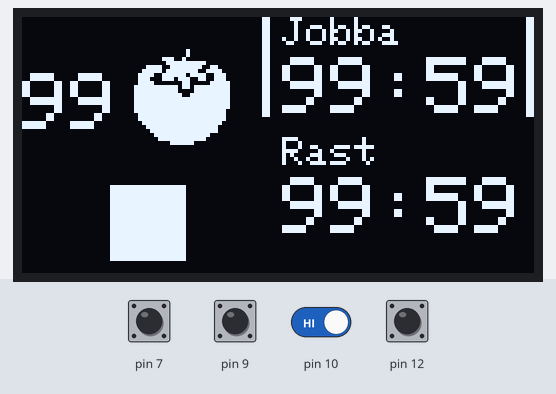
The sketch below on a simulated Arduino Uno, built with avr-gcc and run on an emulated ATmega328P. On the bench: 128×64 one-colour display. Inputs (shaded band) come from the test bench; at power-on: pin 7, pin 9, pin 10, pin 12 HIGH. What the sketch prints to the serial monitor is not drawn.

Above: at 1.2 s.
1.3 s: pin 12 pulled LOW for 0.15 s
At 3.8 s:
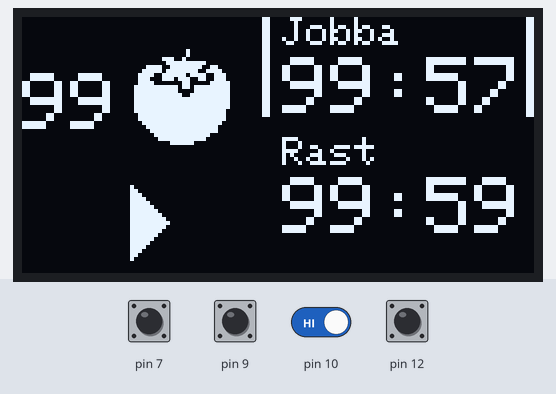
4.4 s: pin 12 pulled LOW for 1 s
At 5.8 s:
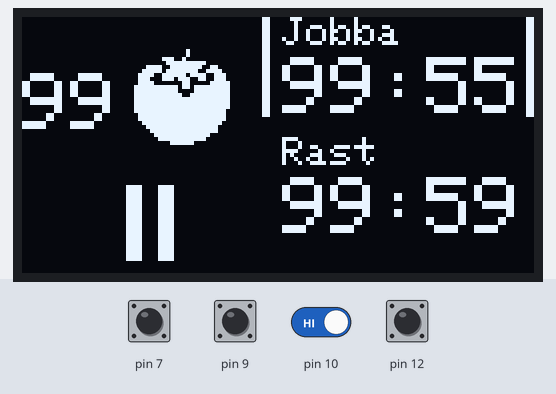
6.9 s: pin 12 pulled LOW for 0.15 s
At 9.7 s:
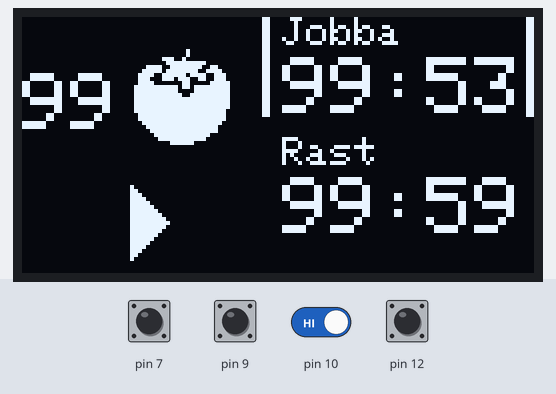
10.0 s: pin 10 driven LOW and pin 12 driven LOW
At 11.7 s:
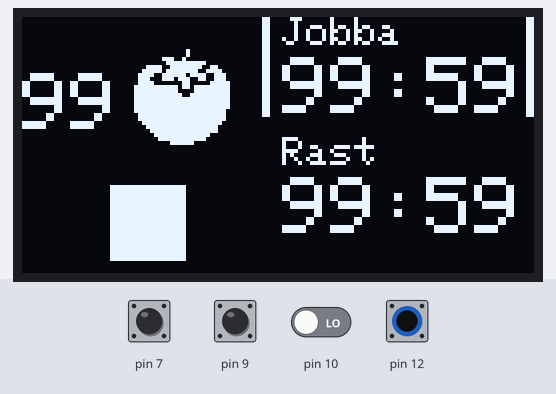
12.5 s: pin 7 pulled LOW for 0.15 s
At 13.8 s:
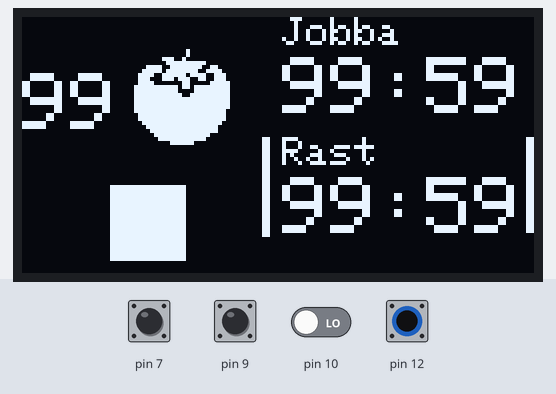
14.2 s: pin 9 pulled LOW for 0.15 s
At 14.7 s:
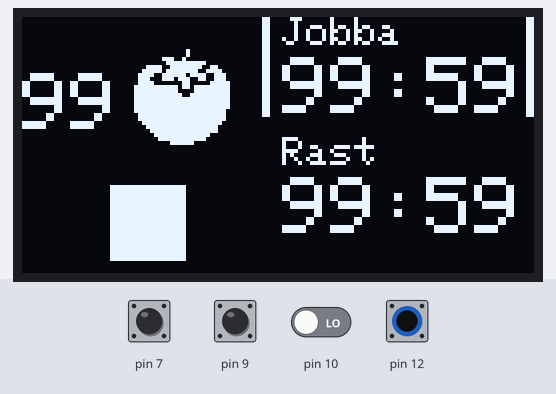
Timing chart, 0 to 16.8 s (numbered marks = the images above; inputs shaded):
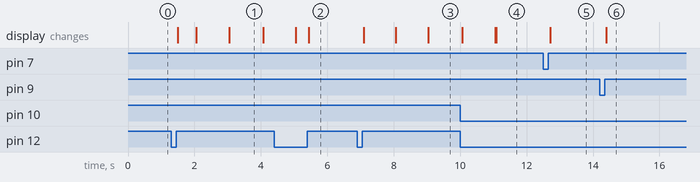

The sketch:

pomo.ino
```cpp
#include <SPI.h>
#include <Wire.h>
#include <Adafruit_GFX.h>
#include <Adafruit_SSD1306.h>
#include <EEPROM.h>
#include <JC_Button.h>

#include "icons.h"

/**
 * TODO:
 *  - Programmera buzzer-alarm
 */

#define DISABLE_SOUND
/* #define DISABLE_TOMATOES */
#define DEBUG_OUTPUT

#ifndef DISABLE_TOMATOES
#include "tomat.h"
#endif

#ifndef DISABLE_SOUND
#include "notes.h"

#define N_NOTES
uint16_t melody[N_NOTES] = {

  NOTE_C4, NOTE_G3, NOTE_G3, NOTE_A3, NOTE_G3, NO_NOTE, NOTE_B3, NOTE_C4
};

// note durations: 4 = quarter note, 8 = eighth note, etc.:
char noteDurations[N_NOTES] = {

  4, 8, 8, 4, 4, 4, 4, 4
};

int note_index;

#endif

#define SCREEN_WIDTH 128 // OLED display width, in pixels
#define SCREEN_HEIGHT 64 // OLED display height, in pixels
Adafruit_SSD1306 display(SCREEN_WIDTH, SCREEN_HEIGHT);

const int BUTTON_LONG_PRESS_TIME_MS = 1000;
enum class ButtonEvent {
    NoEvent,
    ShortPressed,
    LongPressed
};

class MyButton {
public:
    MyButton(int pin) : long_pressed(false), button(pin) {}
    void begin() { button.begin(); }

    ButtonEvent process() {
        button.read();

        ButtonEvent button_event = ButtonEvent::NoEvent;
        if(button.pressedFor(BUTTON_LONG_PRESS_TIME_MS)) {
            if(!long_pressed) {
                button_event = ButtonEvent::LongPressed;
                long_pressed = true;
            }
        }
        if(button.wasReleased()) {
            if(!long_pressed) {
                button_event = ButtonEvent::ShortPressed;
            }
            long_pressed = false;
        }
        return button_event;
    }
private:
    bool long_pressed;
    Button button;
};

MyButton setup_button(10);
MyButton playpause_button(12);
MyButton plus_button(9);
MyButton minus_button(7);

#define BUZZER_PIN 2

#define TOMATO_COUNTER_MAX 99
#define TIME_MIN_MAX 99
#define TIME_SEC_MAX 59
#define EADDR_TOMATO_COUNTER      0
#define EADDR_REST_SETUP_TIME_MIN 1
#define EADDR_REST_SETUP_TIME_SEC 2
#define EADDR_WORK_SETUP_TIME_MIN 3
#define EADDR_WORK_SETUP_TIME_SEC 4

enum class InputEvent {
    NoEvent,
    SetupShortPress,
    SetupLongPress,
    PlayPauseShortPress,
    PlayPauseLongPress,
    PlusShortPress,
    PlusLongPress,
    MinusShortPress,
    MinusLongPress,
};

enum class State {
    Idle,
    Running,
    Paused,
    Ringing,
    Setup
};

struct Time {
    int8_t min, sec;
    static Time from_seconds(int16_t sec) {
        return {sec/60, sec%60};
    }
    int16_t to_seconds() const {
        return int16_t(min)*60 + sec;
    }
};

enum class TimerType {
    Work,
    Rest
};

uint32_t now() {
    return millis()/1000;
}

State state = State::Idle;
InputEvent input_event = InputEvent::NoEvent;
Time rest_setup_time; // initialize from EEPROM
Time work_setup_time; // initialize from EEPROM

TimerType current_timer = TimerType::Work;

int32_t timer_seconds_left = 0;
int32_t timer_end = 0;

int8_t tomato_counter; // initialize from EEPROM

uint32_t alarm_blink_next_time = 0;
uint32_t alarm_blink_period_ms = 250;

bool display_dimmed = false;

#define SETUP_CURSORS_N_POS 4
int8_t setup_cursor_idx = -1;

void process_buttons() {
    input_event = InputEvent::NoEvent;

    auto setup_button_event = setup_button.process();
    switch(setup_button_event) {
    case ButtonEvent::LongPressed:
        input_event = InputEvent::SetupLongPress;
        break;
    case ButtonEvent::ShortPressed:
        input_event = InputEvent::SetupShortPress;
        break;
    }

    auto playpause_button_event = playpause_button.process();
    switch(playpause_button_event) {
    case ButtonEvent::LongPressed:
        input_event = InputEvent::PlayPauseLongPress;
        break;
    case ButtonEvent::ShortPressed:
        input_event = InputEvent::PlayPauseShortPress;
        break;
    }

    auto plus_button_event = plus_button.process();
    switch(plus_button_event) {
    case ButtonEvent::LongPressed:
        input_event = InputEvent::PlusLongPress;
        break;
    case ButtonEvent::ShortPressed:
        input_event = InputEvent::PlusShortPress;
        break;
    }

    auto minus_button_event = minus_button.process();
    switch(minus_button_event) {
    case ButtonEvent::LongPressed:
        input_event = InputEvent::MinusLongPress;
        break;
    case ButtonEvent::ShortPressed:
        input_event = InputEvent::MinusShortPress;
        break;
    }
}

void process_timer() {

    if(state == State::Running) {
        timer_seconds_left = timer_end - now();
    }
}

int8_t wrap(int8_t x, int8_t maxval) {
    if( x < 0) {
        x+= (maxval+1);
    } else {
        x = x % (maxval+1);
    }
    return x;
}

void handle_events() {
    if(state == State::Running) {
        if(timer_seconds_left <= 0) {
            timer_seconds_left = 0;
            state = State::Ringing;
            alarm_blink_next_time = millis() + alarm_blink_period_ms;
            if(current_timer == TimerType::Work) {
                 tomato_counter = (tomato_counter+1)%(TOMATO_COUNTER_MAX+1);
                 EEPROM.write(EADDR_TOMATO_COUNTER, tomato_counter);
            }
        } else if(input_event == InputEvent::PlayPauseShortPress) {
#ifdef DEBUG_OUTPUT
            Serial.print(F("Pausing. Timer_seconds_left: "));
            Serial.println(timer_seconds_left);
#endif
            state = State::Paused;
        } else if(input_event == InputEvent::PlayPauseLongPress) {
            state = State::Idle;
#ifdef DEBUG_OUTPUT
            Serial.println(F("Stopping. Going to Idle."));
#endif
        }
    } else if(state== State::Paused) {
        if(input_event == InputEvent::PlayPauseShortPress) {
            state = State::Running;
            timer_end = now() + timer_seconds_left;
#ifdef DEBUG_OUTPUT
            Serial.print(F("Resuming. Timer_seconds_left: "));
            Serial.print(timer_seconds_left);
            Serial.print(F(", timer_end: "));
            Serial.println(timer_end);
#endif
        } else if(input_event == InputEvent::PlayPauseLongPress) {
            state = State::Idle;
#ifdef DEBUG_OUTPUT
            Serial.println(F("Stopping. Going to Idle."));
#endif
        }
    } else if(state == State::Idle) {
        if(input_event == InputEvent::PlayPauseShortPress) {
            int16_t timer_length;
            if(current_timer == TimerType::Work) {
                timer_length = work_setup_time.to_seconds();
            } else {
                timer_length = rest_setup_time.to_seconds();
            }
            timer_seconds_left = timer_length;
            state = State::Running;
            timer_end = now() + timer_seconds_left;
#ifdef DEBUG_OUTPUT
            Serial.print(F("Starting to run. timer_seconds_left: "));
            Serial.print(timer_seconds_left);
            Serial.print(F(", timer_end: "));
            Serial.println(timer_end);
#endif
        } else if(input_event == InputEvent::PlusShortPress) {
            current_timer = current_timer==TimerType::Work ? TimerType::Rest : TimerType::Work;
#ifdef DEBUG_OUTPUT
            Serial.print(F("Switching timer to "));
            Serial.println(current_timer==TimerType::Work ? F("Work") : F("Rest"));
#endif
        } else if(input_event == InputEvent::MinusShortPress) {
            current_timer = current_timer==TimerType::Work ? TimerType::Rest : TimerType::Work;
#ifdef DEBUG_OUTPUT
            Serial.print(F("Switching timer to "));
            Serial.println(current_timer==TimerType::Work ? F("Work") : F("Rest"));
#endif
        } else if(input_event == InputEvent::SetupLongPress) {
#ifdef DEBUG_OUTPUT
            Serial.println(F("Switching to Setup state"));
#endif
            setup_cursor_idx = 0;
            state = State::Setup;
        } else if(input_event == InputEvent::MinusLongPress) {
#ifdef DEBUG_OUTPUT
            Serial.println(F("Clearing tomato counter"));
#endif
            tomato_counter = 0;
            EEPROM.write(EADDR_TOMATO_COUNTER, tomato_counter);
        }
    } else if(state == State::Ringing) {
        if(input_event != InputEvent::NoEvent) {
            state = State::Idle;
            current_timer = current_timer==TimerType::Work ? TimerType::Rest : TimerType::Work;
#ifdef DEBUG_OUTPUT
            Serial.println(F("Leaving ringing to Idle"));
#endif
        }
    } else if(state == State::Setup) {
        if(input_event==InputEvent::SetupLongPress) {
            state = State::Idle;
            setup_cursor_idx = -1;
#ifdef DEBUG_OUTPUT
            Serial.println(F("Going back to Idle from Setup"));
#endif
        } else if(input_event==InputEvent::SetupShortPress) {
            setup_cursor_idx = (setup_cursor_idx+1)%SETUP_CURSORS_N_POS;
#ifdef DEBUG_OUTPUT
            Serial.println(F("Advancing cursor."));
#endif
        } else if(input_event==InputEvent::MinusShortPress) {
#ifdef DEBUG_OUTPUT
            Serial.print(F("Decrementing entry "));
            Serial.println(setup_cursor_idx);
#endif
            switch(setup_cursor_idx) {
            case 0:
                work_setup_time.min = wrap(work_setup_time.min-1,TIME_MIN_MAX);
                EEPROM.write(EADDR_WORK_SETUP_TIME_MIN, work_setup_time.min);
                break;
            case 1:
                work_setup_time.sec = wrap(work_setup_time.sec-1, TIME_SEC_MAX);
                EEPROM.write(EADDR_WORK_SETUP_TIME_SEC, work_setup_time.sec);
                break;
            case 2:
                rest_setup_time.min = wrap(rest_setup_time.min-1, TIME_MIN_MAX);
                EEPROM.write(EADDR_REST_SETUP_TIME_MIN, rest_setup_time.min);
                break;
            case 3:
                rest_setup_time.sec = wrap(rest_setup_time.sec-1, TIME_SEC_MAX);
                EEPROM.write(EADDR_REST_SETUP_TIME_SEC, rest_setup_time.sec);
                break;
            }
        } else if(input_event==InputEvent::PlusShortPress) {
#ifdef DEBUG_OUTPUT
            Serial.print(F("Incrementing entry "));
            Serial.println(setup_cursor_idx);
#endif
            switch(setup_cursor_idx) {
            case 0:
                work_setup_time.min = wrap(work_setup_time.min+1, TIME_MIN_MAX);
                EEPROM.write(EADDR_WORK_SETUP_TIME_MIN, work_setup_time.min);
                break;
            case 1:
                work_setup_time.sec = wrap(work_setup_time.sec+1, TIME_SEC_MAX);
                EEPROM.write(EADDR_WORK_SETUP_TIME_SEC, work_setup_time.sec);
                break;
            case 2:
                rest_setup_time.min = wrap(rest_setup_time.min+1, TIME_MIN_MAX);
                EEPROM.write(EADDR_REST_SETUP_TIME_MIN, rest_setup_time.min);
                break;
            case 3:
                rest_setup_time.sec = wrap(rest_setup_time.sec+1, TIME_SEC_MAX);
                EEPROM.write(EADDR_REST_SETUP_TIME_SEC, rest_setup_time.sec);
                break;
            }
        }
    }
}

void process_alarm() {
    if(state == State::Ringing) {
        uint32_t now = millis();
        if(now > alarm_blink_next_time) {
            display_dimmed = !display_dimmed;
            alarm_blink_next_time = now + alarm_blink_period_ms;
        }

    }
}

void display_text(const char *txt, int8_t row, int8_t col, bool inverse=false, int8_t size=1) {
    display.setTextSize(size);
    if(!inverse) {
        display.setTextColor(SSD1306_WHITE, SSD1306_BLACK);
    } else {
        display.setTextColor(SSD1306_BLACK, SSD1306_WHITE);
    }
    display.setCursor(col,row);
    display.println(txt);
}

void display_time(Time t, int8_t row, int8_t col, bool m_inv, bool s_inv, int8_t size=1) {

    display.setTextSize(size);
    display.setCursor(col,row);
    if(m_inv) {
        display.setTextColor(SSD1306_BLACK, SSD1306_WHITE);
    } else {
        display.setTextColor(SSD1306_WHITE, SSD1306_BLACK);
    }
    if(t.min < 10) {
        display.print("0");
    }
    display.print(t.min);

    if(m_inv) {
        display.setTextColor(SSD1306_WHITE, SSD1306_BLACK);
    }
    display.print(":");

    if(s_inv) {
        display.setTextColor(SSD1306_BLACK, SSD1306_WHITE);
    }
    if(t.sec < 10) {
        display.print("0");
    }
    display.print(t.sec);
}

void update_display() {

    display.clearDisplay();

    display.dim(state==State::Ringing && display_dimmed);

// draw tomato
#ifndef DISABLE_TOMATOES
    /* display.fillSquareCircle(25, 25, 12, SSD1306_WHITE); */
    display.drawBitmap(28, 8, tomato_bmp_data, tomato_bmp_width, tomato_bmp_height, SSD1306_WHITE);
#endif

    char buf[6];
    sprintf(buf, "%2d", tomato_counter);
    display_text(buf, 14, 0, false, 2);

    display_text("Jobba", 0, 65);

    Time work_time;
    if((state == State::Running || state == State::Paused || state == State::Ringing) && current_timer == TimerType::Work) {
        work_time = Time::from_seconds(timer_seconds_left);
    } else {
        work_time = work_setup_time;
    }

    display_time(work_time, 10, 65, setup_cursor_idx==0, setup_cursor_idx==1, 2);

    display_text("Rast", 30, 65);

    Time rest_time;
    if((state == State::Running || state == State::Paused || state == State::Ringing) && current_timer == TimerType::Rest) {
        rest_time = Time::from_seconds(timer_seconds_left);
    } else {
        rest_time = rest_setup_time;
    }
    display_time(rest_time, 30+10, 65, setup_cursor_idx==2, setup_cursor_idx==3, 2);

    // Draw indicator lines
    int8_t timer_indicator_col = 60;
    int8_t timer_indicator_row = (current_timer == TimerType::Work ? 0 : 30);

    display.fillRect(timer_indicator_col, timer_indicator_row, 2, 25, SSD1306_WHITE);
    display.fillRect(timer_indicator_col+66, timer_indicator_row, 2, 25, SSD1306_WHITE);

    int8_t state_indicator_col = 22;
    int8_t state_indicator_row = 42;
    int8_t state_indicator_size = 19;

    switch(state) {
    case State::Idle:
        display.fillRect(state_indicator_col, state_indicator_row, state_indicator_size,state_indicator_size, SSD1306_WHITE);
        break;
    case State::Paused:
        display.fillRect(state_indicator_col+4, state_indicator_row, 4, state_indicator_size, SSD1306_WHITE);
        display.fillRect(state_indicator_col+4+8, state_indicator_row, 4, state_indicator_size, SSD1306_WHITE);
        break;
    case State::Running: {
        int8_t triangle_padding = 5;
        int8_t triangle_height = state_indicator_size;
        int8_t triangle_width  = (state_indicator_size+1)/2;
        display.fillTriangle(state_indicator_col+triangle_padding, state_indicator_row,
                             state_indicator_col+triangle_padding+triangle_width-1, state_indicator_row+(triangle_height-1)/2,
                             state_indicator_col+triangle_padding, state_indicator_row+triangle_height-1, SSD1306_WHITE);
    }
        break;
    case State::Setup:
        display.drawBitmap(state_indicator_col+(state_indicator_size-icons_bmp_width)/2, state_indicator_row+(state_indicator_size-icons_bmp_height)/2, gear_bmp_data, icons_bmp_width, icons_bmp_height, SSD1306_WHITE);
        break;
    case State::Ringing:
        display.drawBitmap(state_indicator_col+(state_indicator_size-icons_bmp_width)/2, state_indicator_row+(state_indicator_size-icons_bmp_height)/2, bell_bmp_data, icons_bmp_width, icons_bmp_height, SSD1306_WHITE);
        break;
    }

    display.fillRect(65, 54, SCREEN_WIDTH-65, SCREEN_HEIGHT-54,
                        SSD1306_BLACK);
    display.display();
}

void setup() {
    setup_button.begin();
    playpause_button.begin();
    plus_button.begin();
    minus_button.begin();
#ifndef DISABLE_SOUND
    pinMode(BUZZER_PIN, OUTPUT);
#endif

    tomato_counter =      constrain(EEPROM.read(EADDR_TOMATO_COUNTER), 0, TOMATO_COUNTER_MAX);
    rest_setup_time.min = constrain(EEPROM.read(EADDR_REST_SETUP_TIME_MIN),0,TIME_MIN_MAX);
    rest_setup_time.sec = constrain(EEPROM.read(EADDR_REST_SETUP_TIME_SEC),0,TIME_SEC_MAX);
    work_setup_time.min = constrain(EEPROM.read(EADDR_WORK_SETUP_TIME_MIN),0,TIME_MIN_MAX);
    work_setup_time.sec = constrain(EEPROM.read(EADDR_WORK_SETUP_TIME_SEC),0,TIME_SEC_MAX);

   Serial.begin(115200);

#ifdef DEBUG_OUTPUT
   Serial.println(F("Trying to set up display..."));
#endif
   if(!display.begin(SSD1306_SWITCHCAPVCC, 0x3C)) { // Address 0x3D for 128x64
        Serial.println(F("SSD1306 allocation failed"));
        while(true) {}
    }

#ifdef DEBUG_OUTPUT
   Serial.println(F("Pomo starting up..."));
#endif
}

void loop() {

    process_buttons();

    process_timer();

    handle_events();

    process_alarm();

    update_display();
}
```

Source omitted: icons.h (data table, 2038 bytes), tomat.h (data table, 1391 bytes)

Measured:
- after the input at 1.3 s, the display: first changes after 0.19 s (image 1 shows a later state)
- after the input at 4.4 s, the display: first differs from a run without the input after 1.0 s (image 2)
- after the input at 6.9 s, the display: first changes after 0.20 s (image 3 shows a later state)
- after the input at 10.0 s, the display: first differs from a run without the input after 1.1 s (image 4)
- after the input at 12.5 s, the display: changes after 0.21 s (image 5)
- after the input at 14.2 s, the display: changes after 0.20 s (image 6)
- what the display in image 1 shows lasts 1.1 s, from 3.0 s to 4.1 s
